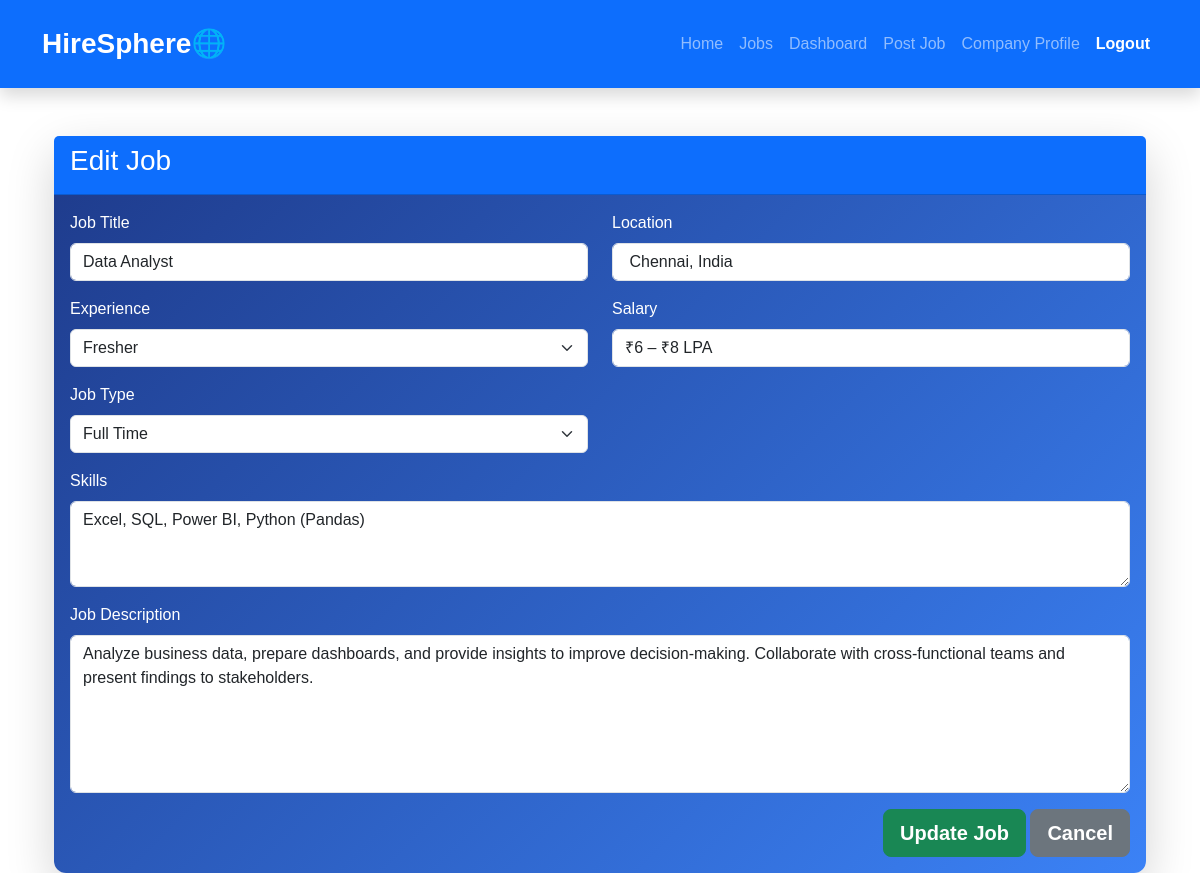
/edit-job/2 (signed in), run on the app's committed database.
### week_05/models.py (models this page shows)
class Job(db.Model):
    __tablename__ = "jobs"
    id = db.Column(db.Integer, primary_key=True)
    job_title = db.Column(db.String(150), nullable=False)
    location = db.Column(db.String(100), nullable=False)
    experience = db.Column(db.String(50), nullable=False)
    salary = db.Column(db.String(50), nullable=False)
    job_type = db.Column(db.String(50), nullable=False)
    skills = db.Column(db.Text, nullable=False)
    description = db.Column(db.Text, nullable=False)
    posted_date = db.Column(db.DateTime, default=datetime.utcnow)
    employer_id = db.Column(
        db.Integer,
        db.ForeignKey("user.id"),
        nullable=False
    )
    applications = db.relationship(
        "Application",
        backref="job",
        lazy=True,
        cascade="all, delete-orphan"
    )

### week_05/routes.py (the view)
@main.route("/edit-job/<int:job_id>", methods=["GET", "POST"])
@login_required
def edit_job(job_id):
    job = Job.query.get_or_404(job_id)
    if job.employer_id != current_user.id:
        abort(403)
    form = JobForm(obj=job)
    if form.validate_on_submit():
        form.populate_obj(job)
        db.session.commit()
        flash("Job updated successfully.", "success")
        return redirect(url_for("main.employer_dashboard"))
    return render_template("employer/edit_job.html", form=form, job=job)

### week_05/forms.py
class JobForm(FlaskForm):
    job_title = StringField(
        "Job Title",
        validators=[DataRequired()]
    )
    location = StringField(
        "Location",
        validators=[DataRequired()]
    )
    experience = SelectField(
        "Experience",
        choices=[
            ("Fresher", "Fresher"),
            ("1-2 Years", "1-2 Years"),
            ("3-5 Years", "3-5 Years"),
            ("5+ Years", "5+ Years")
        ]
    )
    salary = StringField(
        "Salary",
        validators=[DataRequired()]
    )
    job_type = SelectField(
        "Job Type",
        choices=[
            ("Full Time", "Full Time"),
            ("Part Time", "Part Time"),
            ("Internship", "Internship"),
            ("Remote", "Remote")
        ]
    )
    skills = TextAreaField(
        "Skills",
        validators=[DataRequired()]
    )
    description = TextAreaField(
        "Job Description",
        validators=[DataRequired()]
    )
    submit = SubmitField("Post Job")

### week_05/models.py (called while the page is built)
@login_manager.user_loader
def load_user(user_id):
    return db.session.get(User, int(user_id))

### week_05/templates/employer/edit_job.html (shortened to what this page needs)
{% extends "base.html" %}
{% block content %}
<div class="container mt-5">
  <div class="card shadow-lg border-0">
    <div class="card-header bg-primary text-white">
      <h3>Edit Job</h3>
    </div>
    <div class="card-body">
      <form method="POST">
        <div class="row">
          <div class="col-md-6 mb-3">
            {{ form.job_title.label(class="form-label") }}
            {{ form.job_title(class="form-control") }}
          </div>
          <div class="col-md-6 mb-3">
            {{ form.location.label(class="form-label") }}
            {{ form.location(class="form-control") }}
          </div>
          <div class="col-md-6 mb-3">
            {{ form.experience.label(class="form-label") }}
            {{ form.experience(class="form-select") }}
          </div>
          <div class="col-md-6 mb-3">
            {{ form.salary.label(class="form-label") }}
            {{ form.salary(class="form-control") }}
          </div>
          <div class="col-md-6 mb-3">
            {{ form.job_type.label(class="form-label") }}
            {{ form.job_type(class="form-select") }}
          </div>
          <div class="col-12 mb-3">
            {{ form.skills.label(class="form-label") }}
            {{ form.skills(class="form-control", rows="3") }}
          </div>
          <div class="col-12 mb-3">
            {{ form.description.label(class="form-label") }}
            {{ form.description(class="form-control", rows="6") }}
          </div>
          <div class="text-end">
            <button type="submit" class="btn btn-success btn-lg">
              Update Job
            </button>
            <a href="{{ url_for('main.employer_dashboard') }}"
               class="btn btn-secondary btn-lg">
              Cancel
            </a>
          </div>
        </div>
      </form>
    </div>
  </div>
</div>
{% endblock %}

### week_05/static/css/style.css (style rules this page uses)
html, body { min-height: 100%; }
body { background: transparent; font-family:Poppins,sans-serif; }
.card { border-radius: 12px; transition: transform 0.3s ease, box-shadow 0.3s ease; }
.card:nth-of-type(1) { background: linear-gradient(135deg, #1E3A8A, #3B82F6); color: #fff; }
.card .btn { border-radius: 8px; font-weight: 600; }

### data on the page
Job: job_title "Data Analyst", location "Chennai, India", experience "Fresher", salary "₹6 – ₹8 LPA", job_type "Full Time", skills "Excel, SQL, Power BI, Python (Pandas)", description "Analyze business data, prepare dashboards, and provide insights to improve decision-making. Collaborate with cross-functional teams and present findings to stakeholders."
